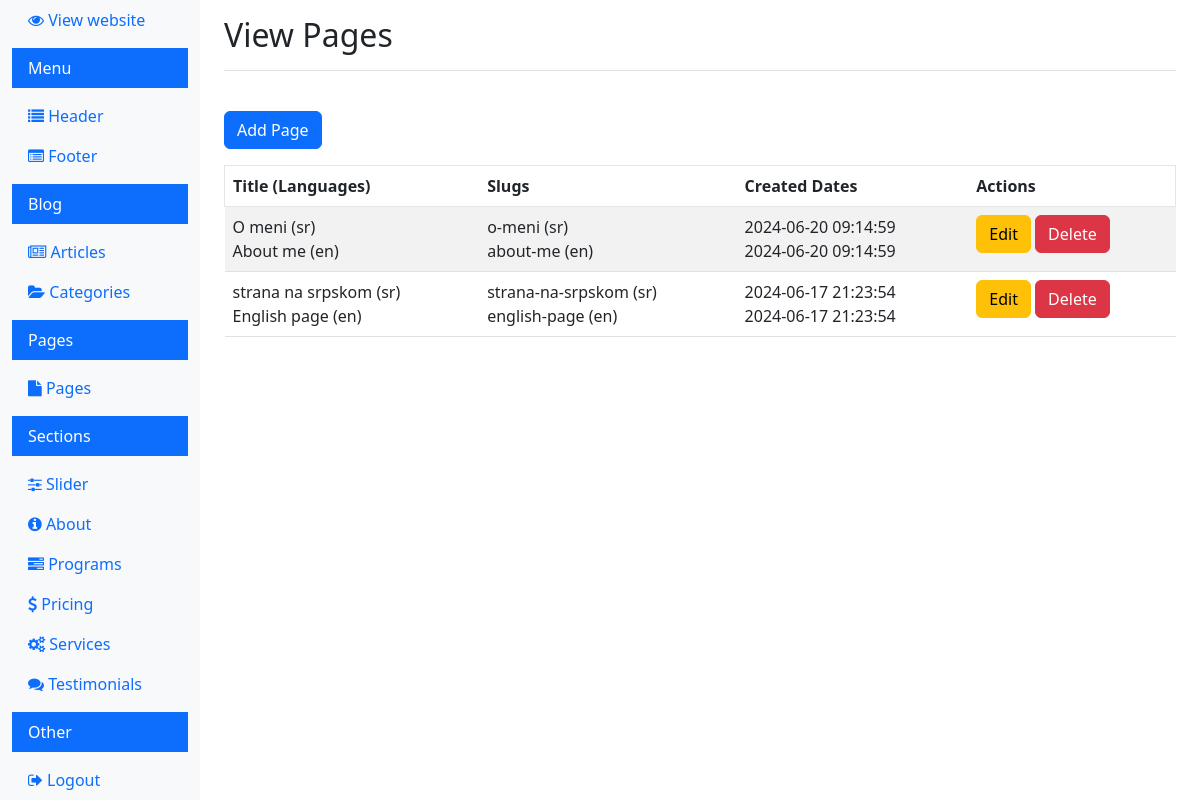
The app's page /dashboard/view_pages.php (signed in) with its own data.
### tables this page shows
CREATE TABLE IF NOT EXISTS `pages` (
  `id` int NOT NULL AUTO_INCREMENT,
  `page_group_id` varchar(255) DEFAULT NULL,
  `title` varchar(255) DEFAULT NULL,
  `content` text,
  `slug` varchar(191) DEFAULT NULL,
  `language` enum('en','sr') DEFAULT NULL,
  `created_at` timestamp NULL DEFAULT CURRENT_TIMESTAMP,
  `updated_at` timestamp NULL DEFAULT CURRENT_TIMESTAMP ON UPDATE CURRENT_TIMESTAMP,
  PRIMARY KEY (`id`),
  UNIQUE KEY `slug_language` (`slug`,`language`)
);

### dashboard/view_pages.php (the view, shortened to what this page needs)
<?php
$conn = new mysqli(DB_HOST, DB_USER, DB_PASS, DB_NAME);
$sql = "SELECT p1.page_group_id,
               p1.title AS title_sr, p2.title AS title_en,
               p1.slug AS slug_sr, p2.slug AS slug_en,
               p1.created_at AS created_at_sr, p2.created_at AS created_at_en
        FROM pages p1
        LEFT JOIN pages p2 ON p1.page_group_id = p2.page_group_id AND p2.language = 'en'
        WHERE p1.language = 'sr'
        ORDER BY p1.created_at DESC";
$result = $conn->query($sql);
$pages = [];
if ($result->num_rows > 0) {
  while ($row = $result->fetch_assoc()) {
    $pages[] = $row;
  }
}
?>
<!doctype html>
<html lang="sr">
<head>
  <link rel="stylesheet" href="../css/bootstrap.min.css">
  <link rel="stylesheet" href="https://cdnjs.cloudflare.com/ajax/libs/font-awesome/4.7.0/css/font-awesome.min.css">
  <link rel="stylesheet" href="../css/style.css">
</head>
<body>
  <div class="container-fluid">
    <div class="row">
      <?php include 'navigation.php'; ?>
      <main role="main" class="col-md-9 ms-sm-auto col-lg-10 px-md-4">
        <div class="d-flex justify-content-between flex-wrap flex-md-nowrap align-items-center pt-3 pb-2 mb-3 border-bottom">
          <h1 class="h2">View Pages</h1>
        </div>
        <div id="main-content">
          <a href="add_page.php" class="btn btn-primary mb-3 mt-4">Add Page</a>
          <table class="table table-striped">
            <thead>
              <tr>
                <th>Title (Languages)</th>
                <th>Slugs</th>
                <th>Created Dates</th>
                <th>Actions</th>
              </tr>
            </thead>
            <tbody>
              <?php if (!empty($pages)) : ?>
                <?php foreach ($pages as $page) : ?>
                  <tr>
                    <td>
                      <?php echo htmlspecialchars($page['title_sr']); ?> (sr)<br>
                      <?php echo htmlspecialchars($page['title_en']); ?> (en)
                    </td>
                    <td>
                      <?php echo htmlspecialchars($page['slug_sr']); ?> (sr)<br>
                      <?php echo htmlspecialchars($page['slug_en']); ?> (en)
                    </td>
                    <td>
                      <?php echo htmlspecialchars($page['created_at_sr']); ?><br>
                      <?php echo htmlspecialchars($page['created_at_en']); ?>
                    </td>
                    <td>
                      <a href="edit_page.php?id=<?php echo $page['page_group_id']; ?>" class="btn btn-warning">Edit</a>
                      <a href="delete_page.php?id=<?php echo $page['page_group_id']; ?>" class="btn btn-danger" onclick="return confirm('Are you sure you want to delete this page?');">Delete</a>
                    </td>
                  </tr>
                <?php endforeach; ?>
              <?php else : ?>
                <tr>
                  <td colspan="4">No pages found</td>
                </tr>
              <?php endif; ?>
            </tbody>
          </table>
        </div>
      </main>
    </div>
  </div>
</body>
</html>

### css/style.css (style rules this page uses)
.table-box-one table tbody tr, table thead tr { border: 1px solid #e6e6e6; }

### records on screen
pages: title "O meni", pages.title "About me", slug "o-meni", pages.slug "about-me", created_at "2024-06-20 09:14:59", pages.created_at "2024-06-20 09:14:59"
pages: title "strana na srpskom", pages.title "English page", slug "strana-na-srpskom", pages.slug "english-page", created_at "2024-06-17 21:23:54", pages.created_at "2024-06-17 21:23:54"
